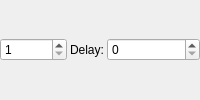
            <widget class="QWidget" name="frameExposureOptions">
             <layout class="QHBoxLayout" name="horizontalLayout_3" stretch="0,0,1">
              <property name="spacing">
               <number>3</number>
              </property>
              <property name="leftMargin">
               <number>0</number>
              </property>
              <property name="topMargin">
               <number>0</number>
              </property>
              <property name="rightMargin">
               <number>0</number>
              </property>
              <property name="bottomMargin">
               <number>0</number>
              </property>
              <item>
               <widget class="QSpinBox" name="captureCountN">
                <property name="sizePolicy">
                 <sizepolicy hsizetype="MinimumExpanding" vsizetype="Fixed">
                  <horstretch>0</horstretch>
                  <verstretch>0</verstretch>
                 </sizepolicy>
                </property>
                <property name="minimum">
                 <number>1</number>
                </property>
                <property name="maximum">
                 <number>100000</number>
                </property>
                <property name="value">
                 <number>1</number>
                </property>
               </widget>
              </item>
              <item>
               <widget class="QLabel" name="textLabel1_8">
                <property name="toolTip">
                 <string>Delay in seconds before capturing an image</string>
                </property>
                <property name="whatsThis">
                 <string />
                </property>
                <property name="text">
                 <string>Delay:</string>
                </property>
               </widget>
              </item>
              <item>
               <widget class="QSpinBox" name="captureDelayN">
                <property name="sizePolicy">
                 <sizepolicy hsizetype="MinimumExpanding" vsizetype="Fixed">
                  <horstretch>0</horstretch>
                  <verstretch>0</verstretch>
                 </sizepolicy>
                </property>
                <property name="maximum">
                 <number>3600</number>
                </property>
               </widget>
              </item>
             </layout>
            </widget>
